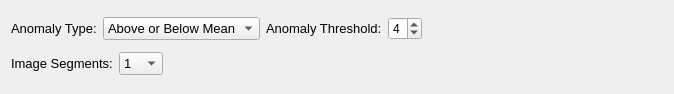
<?xml version="1.0" encoding="UTF-8"?>
<ui version="4.0">
 <class>ThermalAnomaly</class>
 <widget class="QWidget" name="ThermalAnomaly">
  <property name="geometry">
   <rect>
    <x>0</x>
    <y>0</y>
    <width>674</width>
    <height>94</height>
   </rect>
  </property>
  <property name="windowTitle">
   <string>Form</string>
  </property>
  <layout class="QVBoxLayout" name="verticalLayout">
   <item>
    <layout class="QHBoxLayout" name="horizontalLayout_4">
     <item>
      <layout class="QHBoxLayout" name="horizontalLayout_3">
       <item>
        <widget class="QLabel" name="typeLabel">
         <property name="font">
          <font>
           <pointsize>10</pointsize>
          </font>
         </property>
         <property name="toolTip">
          <string>Type of thermal anomaly to detect in thermal imagery.
Determines whether to find hot spots, cold spots, or both.</string>
         </property>
         <property name="text">
          <string>Anomaly Type:</string>
         </property>
        </widget>
       </item>
       <item>
        <widget class="QComboBox" name="anomalyTypeComboBox">
         <property name="font">
          <font>
           <pointsize>10</pointsize>
          </font>
         </property>
         <property name="toolTip">
          <string>Select the type of thermal anomaly to detect:
• Above or Below Mean: Detects both hot and cold anomalies (default)
• Above Mean: Only detects hot spots (temperatures above average)
• Below Mean: Only detects cold spots (temperatures below average)
The algorithm compares each pixel's temperature to the mean temperature of its segment.
Use "Above Mean" for finding heat sources, "Below Mean" for cold objects.</string>
         </property>
         <item>
          <property name="text">
           <string>Above or Below Mean</string>
          </property>
         </item>
         <item>
          <property name="text">
           <string>Above Mean</string>
          </property>
         </item>
         <item>
          <property name="text">
           <string>Below Mean</string>
          </property>
         </item>
        </widget>
       </item>
       <item>
        <widget class="QLabel" name="thersholdLabel">
         <property name="font">
          <font>
           <pointsize>10</pointsize>
          </font>
         </property>
         <property name="toolTip">
          <string>Temperature threshold for detecting thermal anomalies.
Measured in standard deviations from the mean temperature.</string>
         </property>
         <property name="text">
          <string>Anomaly Threshold:</string>
         </property>
        </widget>
       </item>
       <item>
        <widget class="QSpinBox" name="anomalySpinBox">
         <property name="toolTip">
          <string>Set the anomaly detection threshold in standard deviations.
• Range: 0 to 7 standard deviations
• Default: 4
Defines how different a temperature must be from the mean to be detected:
• Lower values (1-2): Very sensitive, detects subtle temperature differences (more detections)
• Medium values (3-5): Balanced detection (recommended for most cases)
• Higher values (6-7): Only detects extreme temperature differences (fewer detections)
Example: Value of 4 detects pixels 4 standard deviations above/below mean temperature.</string>
         </property>
         <property name="maximum">
          <number>7</number>
         </property>
         <property name="value">
          <number>4</number>
         </property>
        </widget>
       </item>
       <item>
        <spacer name="horizontalSpacer">
         <property name="orientation">
          <enum>Qt::Horizontal</enum>
         </property>
         <property name="sizeHint" stdset="0">
          <size>
           <width>40</width>
           <height>20</height>
          </size>
         </property>
        </spacer>
       </item>
      </layout>
     </item>
    </layout>
   </item>
   <item>
    <layout class="QHBoxLayout" name="horizontalLayout">
     <item>
      <widget class="QLabel" name="segmentsLabel">
       <property name="font">
        <font>
         <pointsize>10</pointsize>
        </font>
       </property>
       <property name="toolTip">
        <string>Number of segments to divide each thermal image into for analysis.
Each segment is analyzed independently for local thermal anomalies.
Performance impact:
• Higher number of segments: INCREASES processing time (more segments to analyze)
• Lower number of segments: DECREASES processing time (fewer segments to analyze)
• 1 segment: Fastest processing (analyzes whole image once)
Higher segment counts improve detection in scenes with temperature gradients.</string>
       </property>
       <property name="text">
        <string>Image Segments:</string>
       </property>
      </widget>
     </item>
     <item>
      <widget class="QComboBox" name="segmentsComboBox">
       <property name="sizePolicy">
        <sizepolicy hsizetype="Preferred" vsizetype="Fixed">
         <horstretch>0</horstretch>
         <verstretch>0</verstretch>
        </sizepolicy>
       </property>
       <property name="minimumSize">
        <size>
         <width>30</width>
         <height>0</height>
        </size>
       </property>
       <property name="font">
        <font>
         <pointsize>10</pointsize>
        </font>
       </property>
       <property name="toolTip">
        <string>Select the number of segments to divide each thermal image into.
• Options: 1, 2, 4, 6, 9, 16, 25, 36 segments
• Default: 1 (analyze entire image as one segment)
The algorithm calculates mean temperature for each segment independently:
• 1 segment: Global temperature analysis (best for uniform scenes)
• More segments: Local temperature analysis (better for varying backgrounds)
Higher segment counts improve detection in scenes with temperature gradients.
Recommended: 4-9 segments for typical thermal drone imagery.</string>
       </property>
       <item>
        <property name="text">
         <string>1</string>
        </property>
       </item>
       <item>
        <property name="text">
         <string>2</string>
        </property>
       </item>
       <item>
        <property name="text">
         <string>4</string>
        </property>
       </item>
       <item>
        <property name="text">
         <string>6</string>
        </property>
       </item>
       <item>
        <property name="text">
         <string>9</string>
        </property>
       </item>
       <item>
        <property name="text">
         <string>16</string>
        </property>
       </item>
       <item>
        <property name="text">
         <string>25</string>
        </property>
       </item>
       <item>
        <property name="text">
         <string>36</string>
        </property>
       </item>
      </widget>
     </item>
     <item>
      <spacer name="horizontalSpacer_2">
       <property name="orientation">
        <enum>Qt::Horizontal</enum>
       </property>
       <property name="sizeHint" stdset="0">
        <size>
         <width>40</width>
         <height>20</height>
        </size>
       </property>
      </spacer>
     </item>
    </layout>
   </item>
  </layout>
 </widget>
 <resources/>
 <connections/>
</ui>
